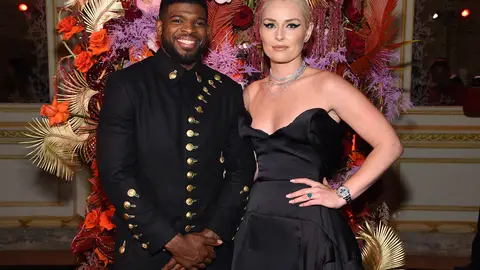
#> input picture Datasets/Twitter/training twitter/gossipcop_real/gossipcop_fake_bet_com_440_1.jpg, 480 x 270 px, found by its file name; its folder holds 4 pictures in this run
$ python image_main_train_test_model.py
#> lines starting #> are read from the running program, lines starting #| are printed output that depends on the picture
#Cross validation modified code of training and testing of image
import cv2
import numpy as np
import os
import pandas as pd
from skimage.feature import hog, local_binary_pattern
from scipy.fftpack import dct
from scipy.stats import skew
from sklearn.preprocessing import StandardScaler
from sklearn.ensemble import RandomForestClassifier
from sklearn.model_selection import StratifiedKFold, GridSearchCV
from sklearn.metrics import accuracy_score, classification_report, precision_score, recall_score, f1_score
import joblib

# Function to extract features from an image
# [33 lines left out: function extract_features, not called in this run]

# Load images and labels
def load_images_from_folder(folder, label, image_list, label_list, img_size):
#> called with label = 1, img_size = (256, 256)
    files = os.listdir(folder)
    for filename in files:
        img_path = os.path.join(folder, filename)
        img = cv2.imread(img_path)
#> img is the input picture: shape (270, 480, 3); mean B, G, R 49.9, 56.3, 82.8
        if img is not None:
            img = cv2.resize(img, img_size)  # Resize the image here
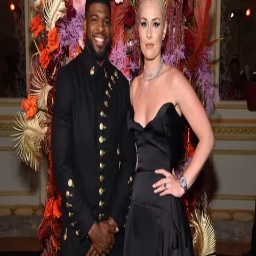
#> img: shape (256, 256, 3); mean B, G, R 49.8, 56.2, 82.7
            image_list.append(img)
            label_list.append(label)
#> pass 2 of the loop in load_images_from_folder, `for filename in files:`:
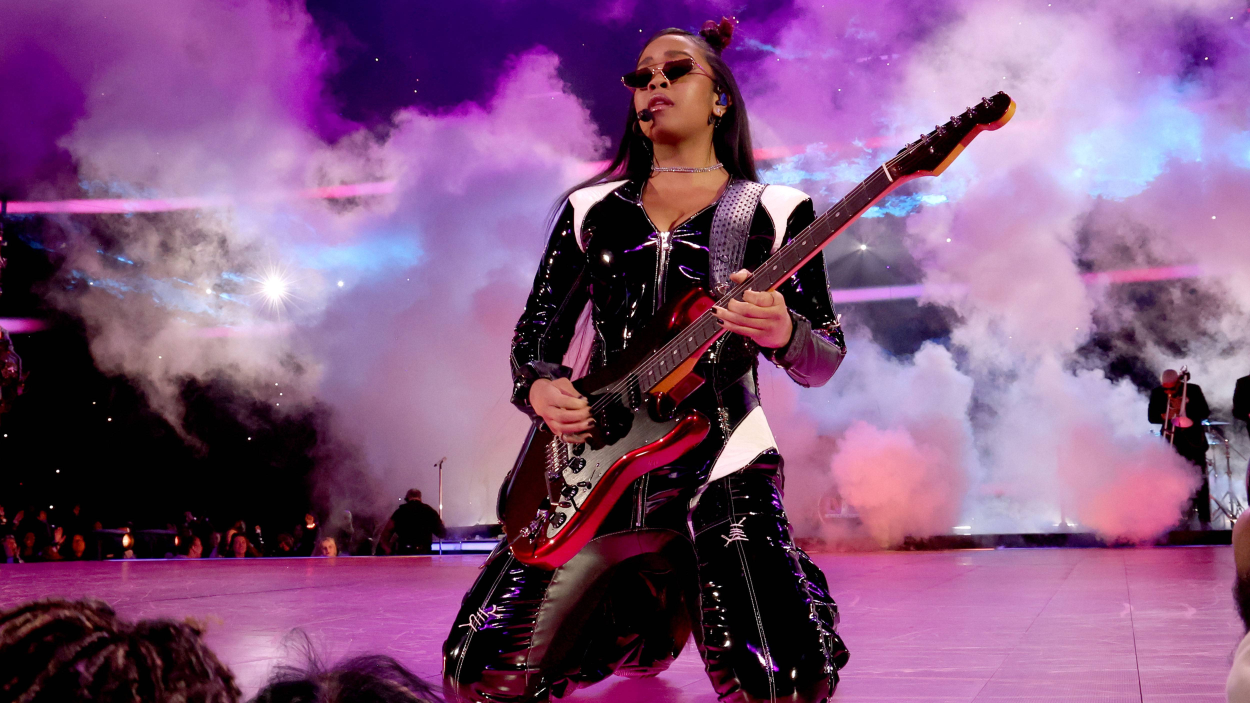
#> input picture Datasets/Twitter/training twitter/gossipcop_real/gossipcop_fake_bet_com_440_14.jpg, 5000 x 2812 px, found by its file name (shown at 1/4 size)
#> in load_images_from_folder, img is the input picture: shape (2812, 5000, 3); mean B, G, R 124.6, 84.7, 128.7
#> in load_images_from_folder, `img = cv2.resize(img, img_size)`:
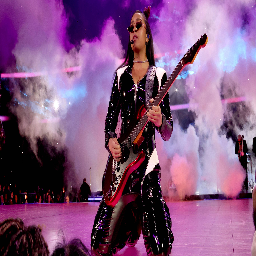
#> img: shape (256, 256, 3); mean B, G, R 124.4, 84.5, 128.5
#> pass 3 of the loop in load_images_from_folder, `for filename in files:`:
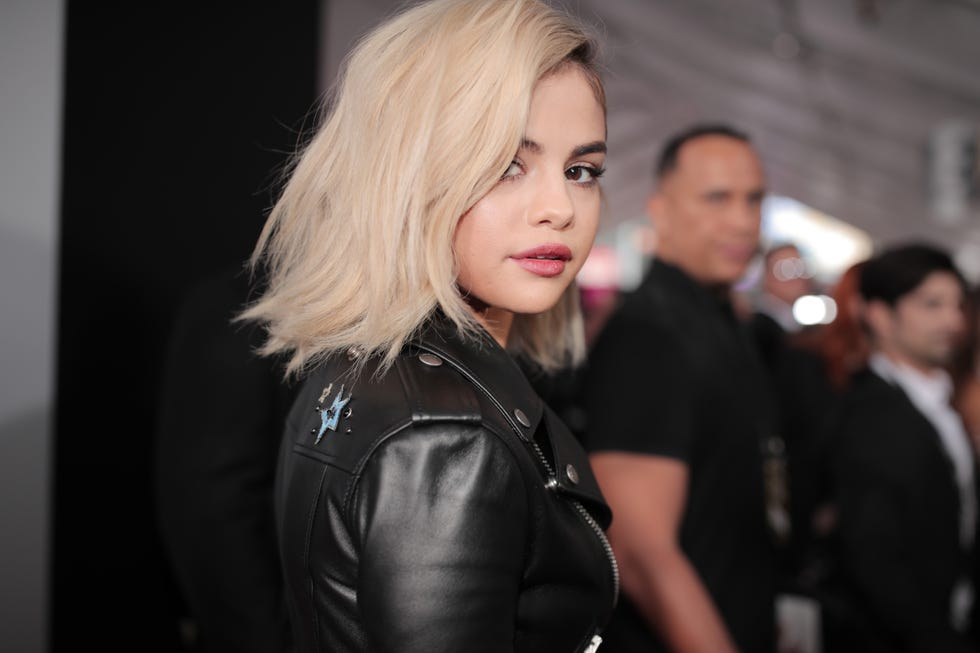
#> input picture Datasets/Twitter/training twitter/gossipcop_real/gossipcop_fake_cosmopolitan_com_676_6.jpg, 980 x 653 px, found by its file name
#> in load_images_from_folder, img is the input picture: shape (653, 980, 3); mean B, G, R 63.7, 66.8, 77.5
#> in load_images_from_folder, `img = cv2.resize(img, img_size)`:
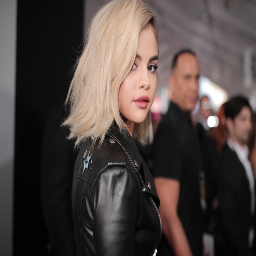
#> img: shape (256, 256, 3); mean B, G, R 63.6, 66.8, 77.4
#> the loop made 4 passes; the first 3 are shown

# Directories for real and fake images
real_images_dir = '/content/drive/MyDrive/training twitter/gossipcop_real'
fake_images_dir = '/content/drive/MyDrive/training twitter/gossipcop_fake'

# Lists to store images and labels
images = []
labels = []

# Desired image size
image_size = (256, 256)

# Load all real and fake images
load_images_from_folder(real_images_dir, 1, images, labels, image_size)
load_images_from_folder(fake_images_dir, 0, images, labels, image_size)
#> (the run stopped early here; a loop or call above may not have finished)
